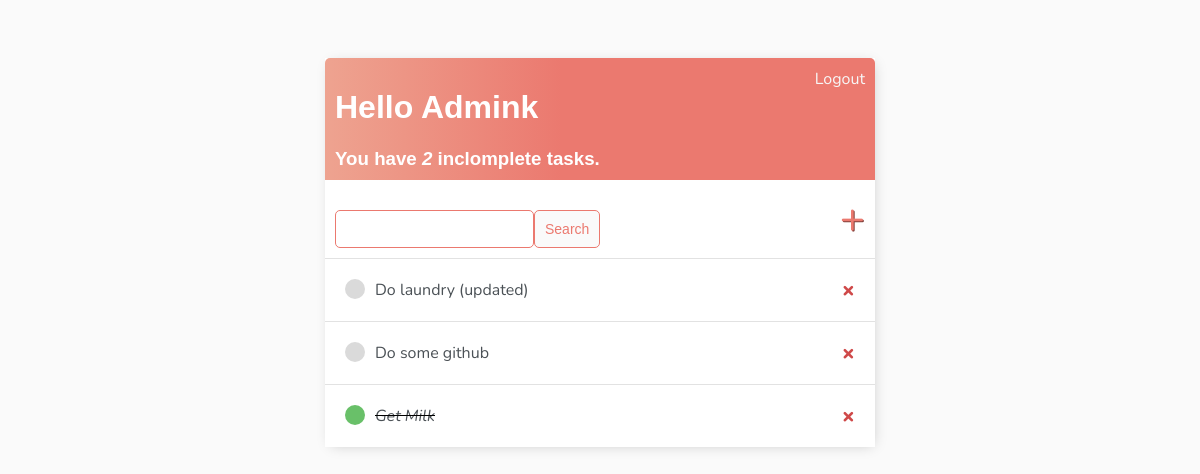
The app's page / (signed in), older data.
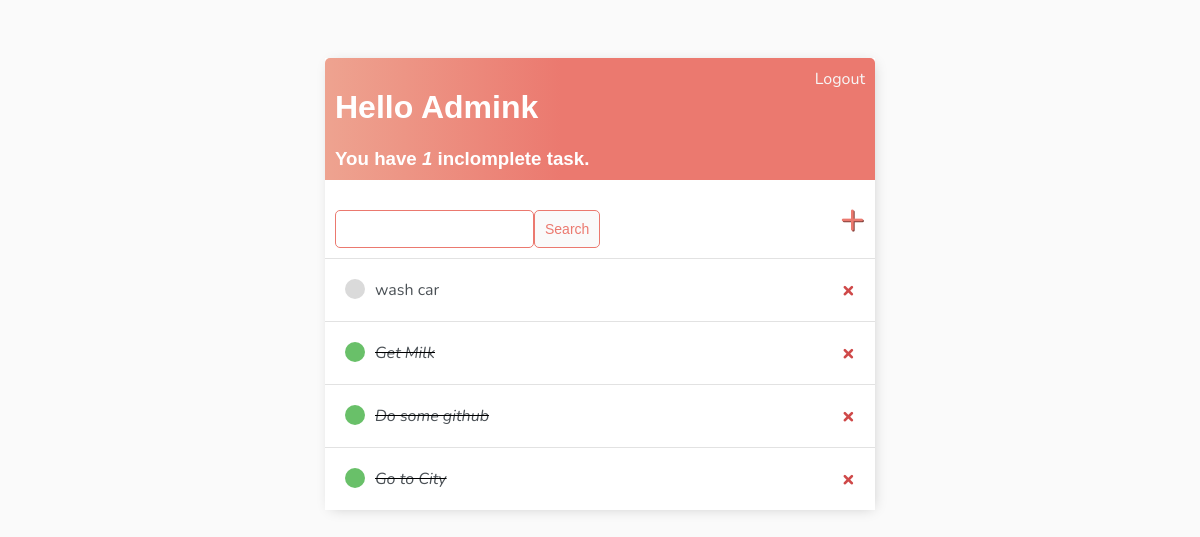
The same page, newer data.
### base/models.py (models this page shows)
class Task(models.Model):
    user = models.ForeignKey(User, on_delete=models.CASCADE, null = True, blank=True)
    title = models.CharField(max_length=200)
    description = models.TextField(null = True, blank=True)
    complete = models.BooleanField(default=False)
    created = models.DateTimeField(auto_now_add=True)
    def __str__(self):
        return self.title
    class Meta:
        ordering = ['complete']

### base/views.py (the view)
# urls.py: path('', TaskList.as_view(), name = "tasks"),
class TaskList(LoginRequiredMixin, ListView):
    model = Task
    context_object_name = 'tasks'
    def get_context_data(self, **kwargs):
        context = super().get_context_data(**kwargs)
        context['tasks'] = context['tasks'].filter(user=self.request.user)
        context['count'] = context['tasks'].filter(complete=False).count()
        search_input = self.request.GET.get('search-area') or ''
        if search_input:
            context['tasks'] = context['tasks'].filter(title__startswith=search_input)
        context['search_input'] = search_input
        return context

### base/templates/base/task_list.html
{% extends "base/main.html" %}
{% block content %}
<div class="header-bar">
    <div>
        <h1>Hello {{ request.user|title }}</h1>
        <h3 style="margin:0">You have <i>{{ count }}</i> inclomplete task{{ count|pluralize:"s"}}.</h3>
    </div>
    {% if request.user.is_authenticated %}
        <a href="{% url 'logout' %}">Logout</a>
    {% else %}
        <a href="{% url 'login' %}">Login</a>
    {% endif %}
</div>
<div id="search-add-wrapper">
    <form action="" method="GET" style="margin-top: 20px; display: flex;">
        <input type="text" name="search-area" value="{{ search_input }}">
        <input class="button" type="submit" value="Search">
    </form>
    <a id="add-link" href="{% url 'task-create' %}">&#x2b;</a>
</div>
    <div class="task-items-wrapper">
        {% for task in tasks %}
            <div class="task-wrapper">
                {% if task.complete %}
                    <div class="task-title">
                        <div class="task-complete-icon"></div>
                        <i><s><a href="{% url 'task-update' task.id %}">{{ task }}</a></s></i>
                    </div>
                    <a class="delete-link" href="{% url 'task-delete' task.id %}">&#215;</a>
                {% else %}
                <div class="task-title">
                    <div class="task-incomplete-icon"></div>
                    <a href="{% url 'task-update' task.id %}">{{ task }}</a>
                </div>
                <a class="delete-link" href="{% url 'task-delete' task.id %}">&#215;</a>
                {% endif %}
            </div>
        {% empty %}
            <h3>No items in list</h3>
        {% endfor %}
    </div>
{% endblock content %}

### base/templates/base/main.html (shortened to what this page needs)
<!DOCTYPE html>
<html lang="en">
<head>
</head>
<body>
    <div class="container">
        {% block content %}
        {% endblock content %}
    </div>
</body>
</html>

### base/templates/base/main.html (style rules this page uses)
body { background-color: #FAFAFA; font-family: 'Nunito', sans-serif; padding-top: 50px; }
h1, h2, h3, h4, h5, h6 { font-family: 'Railway', sans-serif; }
a, p { color: #4b5256; }
.header-bar { display: flex; justify-content: space-between; color: #fff; padding: 10px; border-radius: 5px 5px 0 0; background: linear-gradient(90deg, #EEA390 0%, #EB796F 43%, #EB796F 100%); }
.header-bar a { color: rgb(247, 247, 247); text-decoration: none; }
.container { max-width: 550px; margin: auto; background-color: #FFF; -webkit-box-shadow: 2px 2px 13px -4px rgba(0, 0, 0, 0.21); box-shadow: 2px 2px 13px -4px rgba(0, 0, 0, 0.21); }
.task-wrapper { display: flex; align-items: center; justify-content: space-between; padding: 20px; background-color: #fff; border-top: 1px solid rgb(226, 226, 226); }
.task-title { display: flex; }
.task-title a { text-decoration: none; color: #4b5156; margin-left: 10px; }
.task-complete-icon { height: 20px; width: 20px; background-color: rgb(105, 192, 105); border-radius: 50%; }
.task-incomplete-icon { height: 20px; width: 20px; background-color: rgb(218, 218, 218); border-radius: 50%; }
.delete-link { text-decoration: none; font-weight: 900; color: #cf4949; font-size: 22px; line-height: 0; }
#search-add-wrapper { display: flex; justify-content: space-between; align-items: center; padding: 10px; }
#add-link { color: #EB796F; text-decoration: none; font-size: 42px; text-shadow: 1px 1px #81413b; }
input[type=text], input[type=password] textarea { border: 1px solid #EB796F; border-radius: 5px; padding: 10px; width: 90%; }
.button { border: 1px solid #EB796F; background-color: #FAFAFA; color: #EB796F; padding: 10px; font-size: 14px; border-radius: 5px; cursor: pointer; text-decoration: none; }

Row changes from the older to the newer data that the page shows:
removed Task: title "Do laundry (updated)"
added Task: title "wash car"
shown differently, row unchanged: Task "Get Milk": moves up the list
changed Task "Do some github": complete False → True (drawn)
added Task: title "Go to City"
Text that changed along with them:
{{ count }}: "2" → "1"
